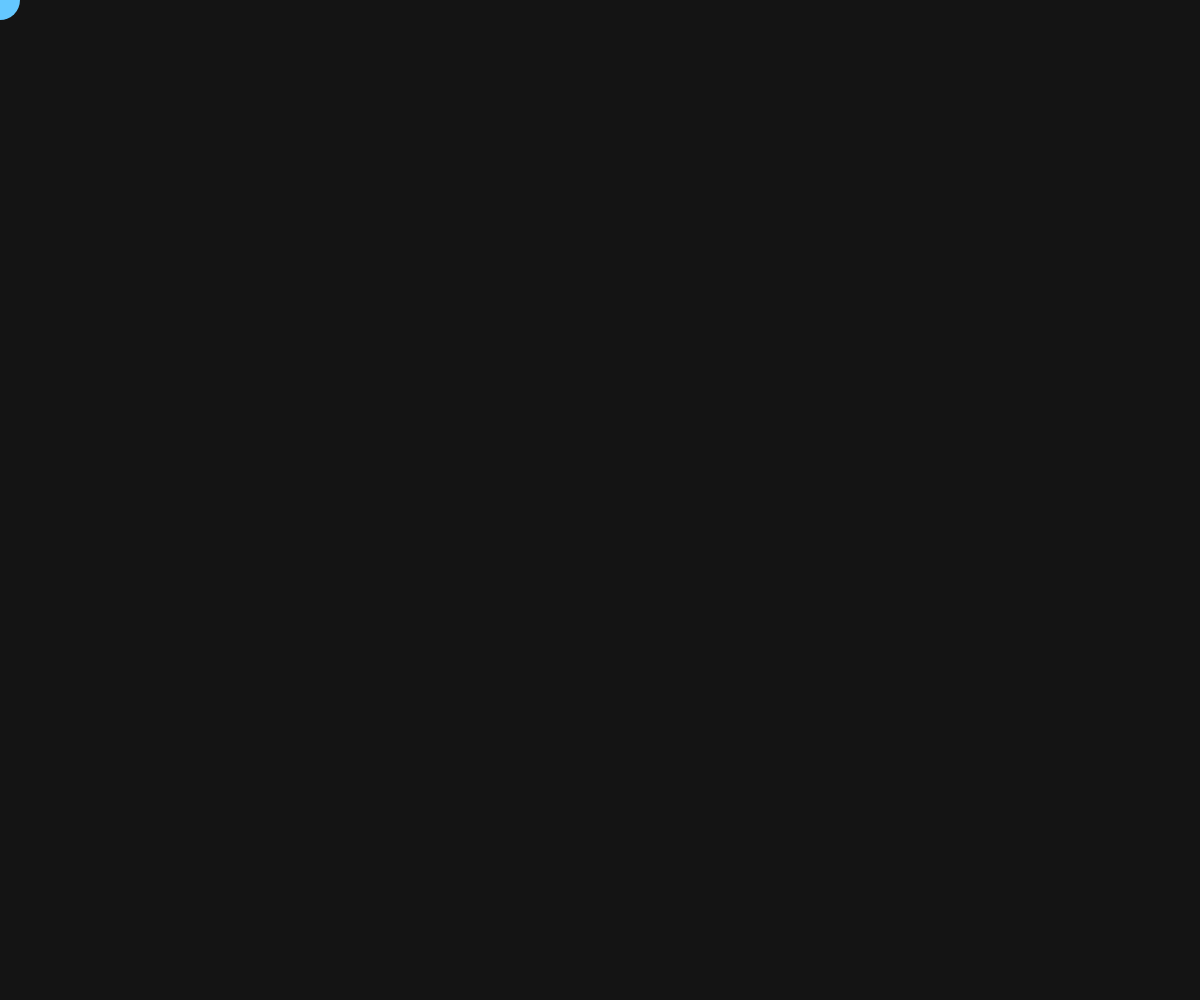
Frame 1 (no input)
Frame 60 (no input): identical to frame 1, image omitted
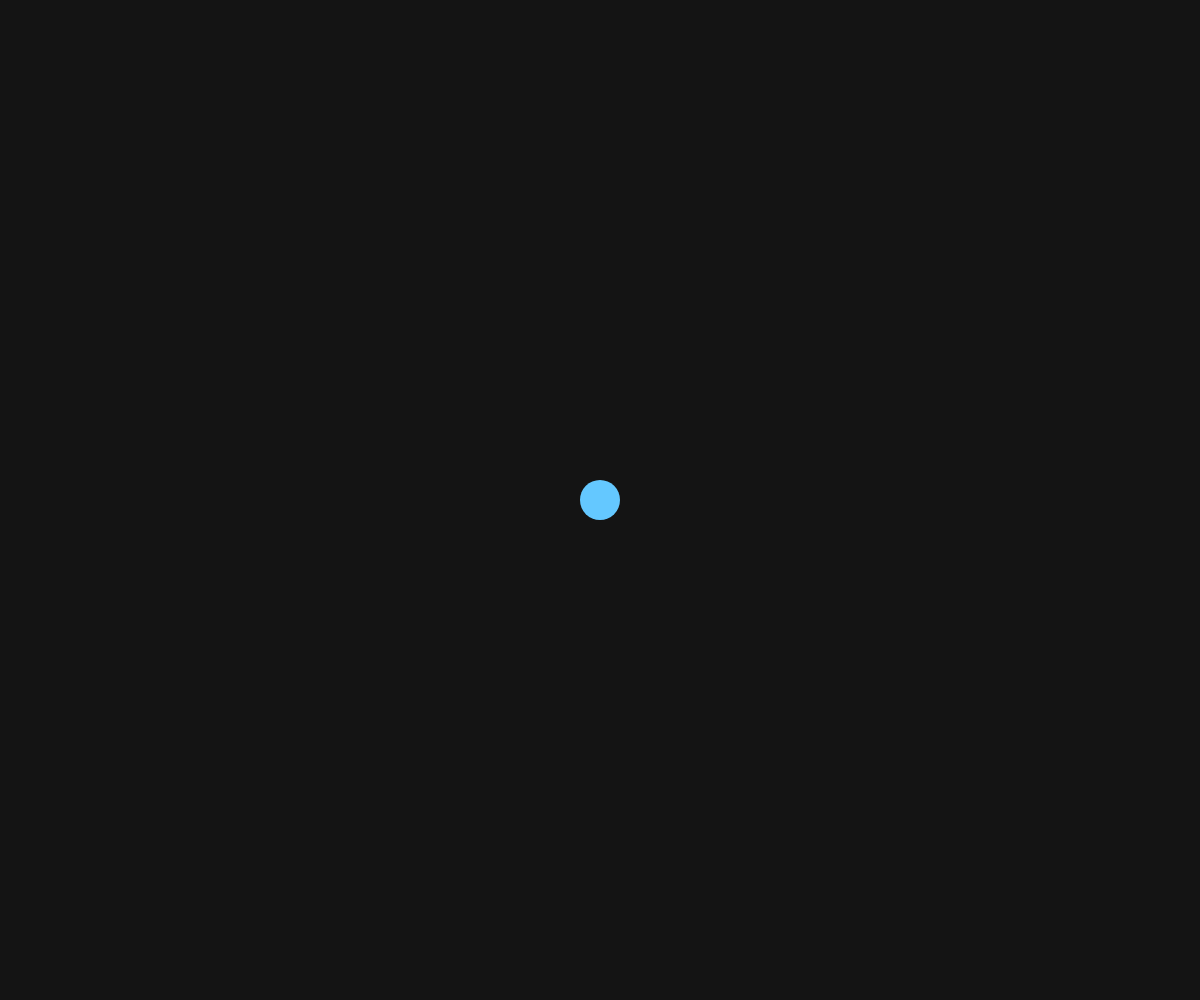
Frame 120 (the mouse pressed at the canvas centre since frame 60)

The p5.js sketch that drew these frames (run headless with seeded random() and noise() and a simulated clock; from frame 60 on, the mouse is pressed at the canvas centre):

// p5.js sketch
// ── sketch.js
function setup() {
  createCanvas(windowWidth, windowHeight);
}

function draw() {
  background(20);

  fill(100, 200, 255);
  noStroke();
  ellipse(mouseX, mouseY, 40, 40);
}

function windowResized() {
  resizeCanvas(windowWidth, windowHeight);
}
